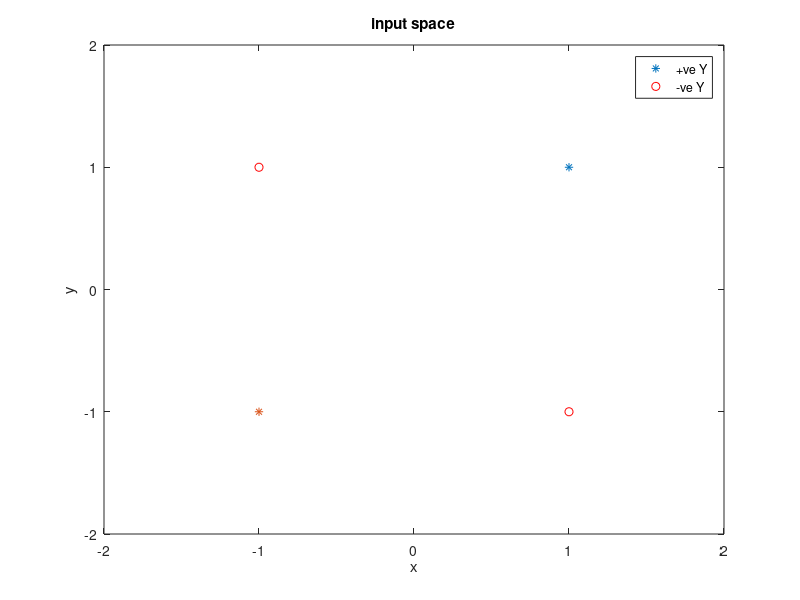

Here is the MATLAB script that generated this plot:
xval=[1 1 -1 -1];
yval=[1 -1 -1 1];
%xval=[1 1 1 1];
%yval=[1 1 1 1];
%zval=[sqrt(2) -sqrt(2) sqrt(2) -sqrt(2)];

out=[-1 1 -1 1];

for i=1:4,
    if out(i)==1,
        plot(xval(i),yval(i),'ro')
        %plot3(xval(i),yval(i),zval(i),'ro')
    else
        plot(xval(i),yval(i),'*')    
        %plot3(xval(i),yval(i),zval(i),'*')
    end
    hold on
end
 xlim([-2 2])
 ylim([-2 2])
 %zlim([-2 2])
 xlabel('x')
 ylabel('y')
 %zlabel('z')
 title('input space')
 %title('Feature space')
 legend('+ve Y','-ve Y')
 